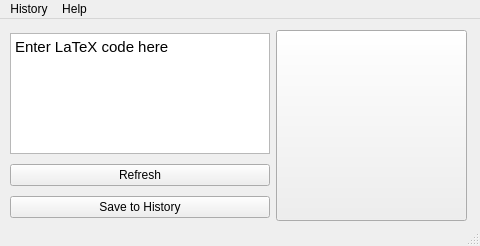
<?xml version="1.0" encoding="UTF-8"?>
<ui version="4.0">
 <class>MainWindow</class>
 <widget class="QMainWindow" name="MainWindow">
  <property name="enabled">
   <bool>true</bool>
  </property>
  <property name="geometry">
   <rect>
    <x>0</x>
    <y>0</y>
    <width>480</width>
    <height>246</height>
   </rect>
  </property>
  <property name="windowTitle">
   <string>MainWindow</string>
  </property>
  <widget class="QWidget" name="centralwidget">
   <widget class="QWidget" name="layoutWidget">
    <property name="geometry">
     <rect>
      <x>10</x>
      <y>10</y>
      <width>457</width>
      <height>193</height>
     </rect>
    </property>
    <layout class="QHBoxLayout" name="horizontalLayout">
     <item>
      <layout class="QVBoxLayout" name="verticalLayout">
       <item>
        <widget class="QTextEdit" name="text_equation">
         <property name="maximumSize">
          <size>
           <width>16777215</width>
           <height>121</height>
          </size>
         </property>
         <property name="html">
          <string>&lt;!DOCTYPE HTML PUBLIC &quot;-//W3C//DTD HTML 4.0//EN&quot; &quot;http://www.w3.org/TR/REC-html40/strict.dtd&quot;&gt;
&lt;html&gt;&lt;head&gt;&lt;meta name=&quot;qrichtext&quot; content=&quot;1&quot; /&gt;&lt;style type=&quot;text/css&quot;&gt;
p, li { white-space: pre-wrap; }
&lt;/style&gt;&lt;/head&gt;&lt;body style=&quot; font-family:'Ubuntu'; font-size:9pt; font-weight:400; font-style:normal;&quot;&gt;
&lt;p style=&quot; margin-top:0px; margin-bottom:0px; margin-left:0px; margin-right:0px; -qt-block-indent:0; text-indent:0px;&quot;&gt;&lt;span style=&quot; font-size:11pt;&quot;&gt;Enter LaTeX code here&lt;/span&gt;&lt;/p&gt;&lt;/body&gt;&lt;/html&gt;</string>
         </property>
        </widget>
       </item>
       <item>
        <widget class="QPushButton" name="push_refresh">
         <property name="text">
          <string>Refresh</string>
         </property>
        </widget>
       </item>
       <item>
        <widget class="QPushButton" name="push_history">
         <property name="text">
          <string>Save to History</string>
         </property>
        </widget>
       </item>
      </layout>
     </item>
     <item>
      <widget class="QPushButton" name="push_equation">
       <property name="minimumSize">
        <size>
         <width>191</width>
         <height>191</height>
        </size>
       </property>
       <property name="maximumSize">
        <size>
         <width>191</width>
         <height>191</height>
        </size>
       </property>
       <property name="text">
        <string/>
       </property>
       <property name="icon">
        <iconset>
         <normalon>:/Logo/logo.png</normalon>
        </iconset>
       </property>
       <property name="iconSize">
        <size>
         <width>250</width>
         <height>250</height>
        </size>
       </property>
      </widget>
     </item>
    </layout>
   </widget>
  </widget>
  <widget class="QMenuBar" name="menubar">
   <property name="geometry">
    <rect>
     <x>0</x>
     <y>0</y>
     <width>480</width>
     <height>23</height>
    </rect>
   </property>
   <widget class="QMenu" name="menu_history">
    <property name="title">
     <string>History</string>
    </property>
   </widget>
   <widget class="QMenu" name="menu_help">
    <property name="title">
     <string>Help</string>
    </property>
    <addaction name="action_about"/>
    <addaction name="action_matrix"/>
   </widget>
   <addaction name="menu_history"/>
   <addaction name="menu_help"/>
  </widget>
  <widget class="QStatusBar" name="statusbar"/>
  <action name="action_about">
   <property name="text">
    <string>About SemTeX</string>
   </property>
  </action>
  <action name="action_matrix">
   <property name="text">
    <string>Enter Matrix</string>
   </property>
  </action>
 </widget>
 <resources/>
 <connections/>
</ui>
